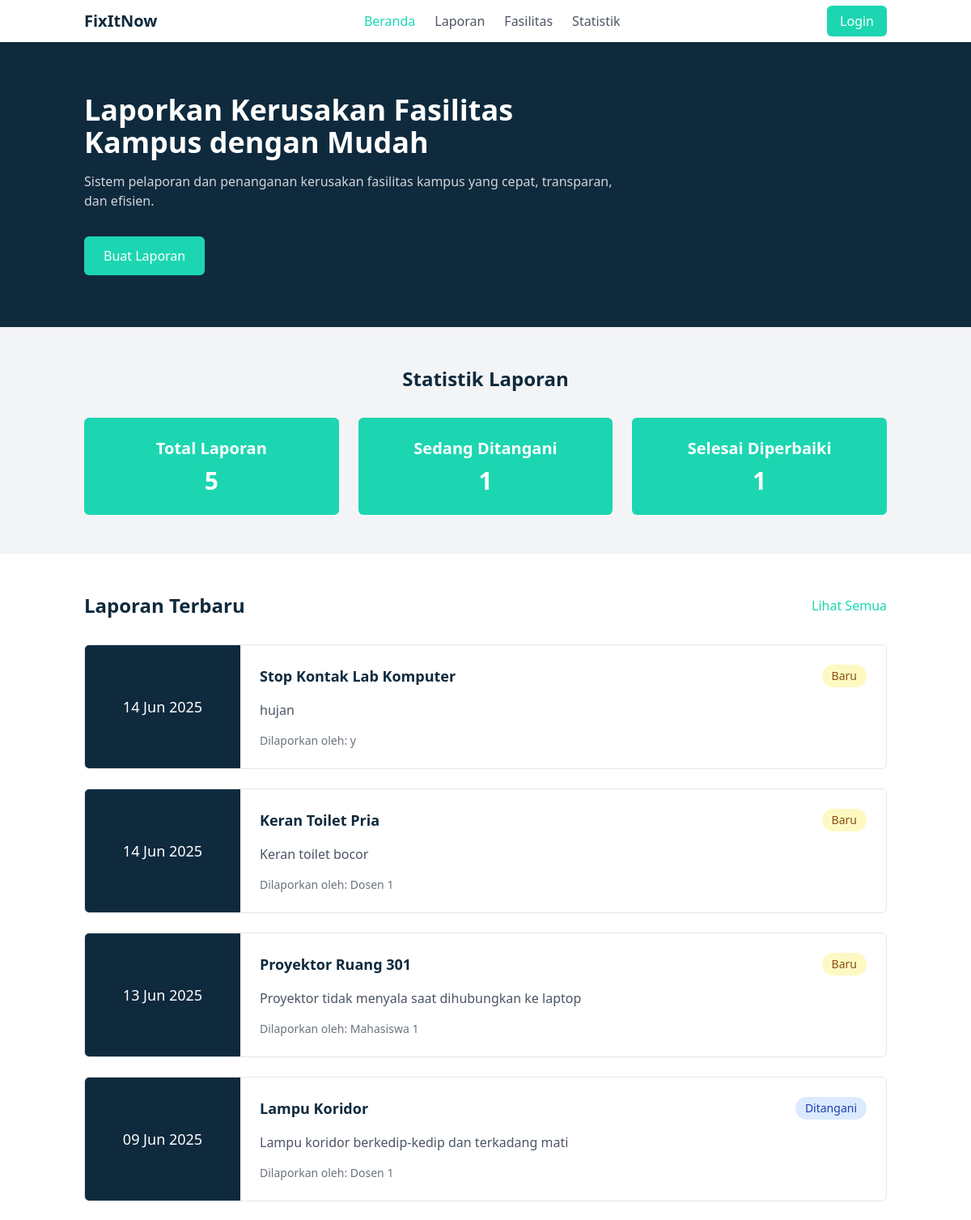
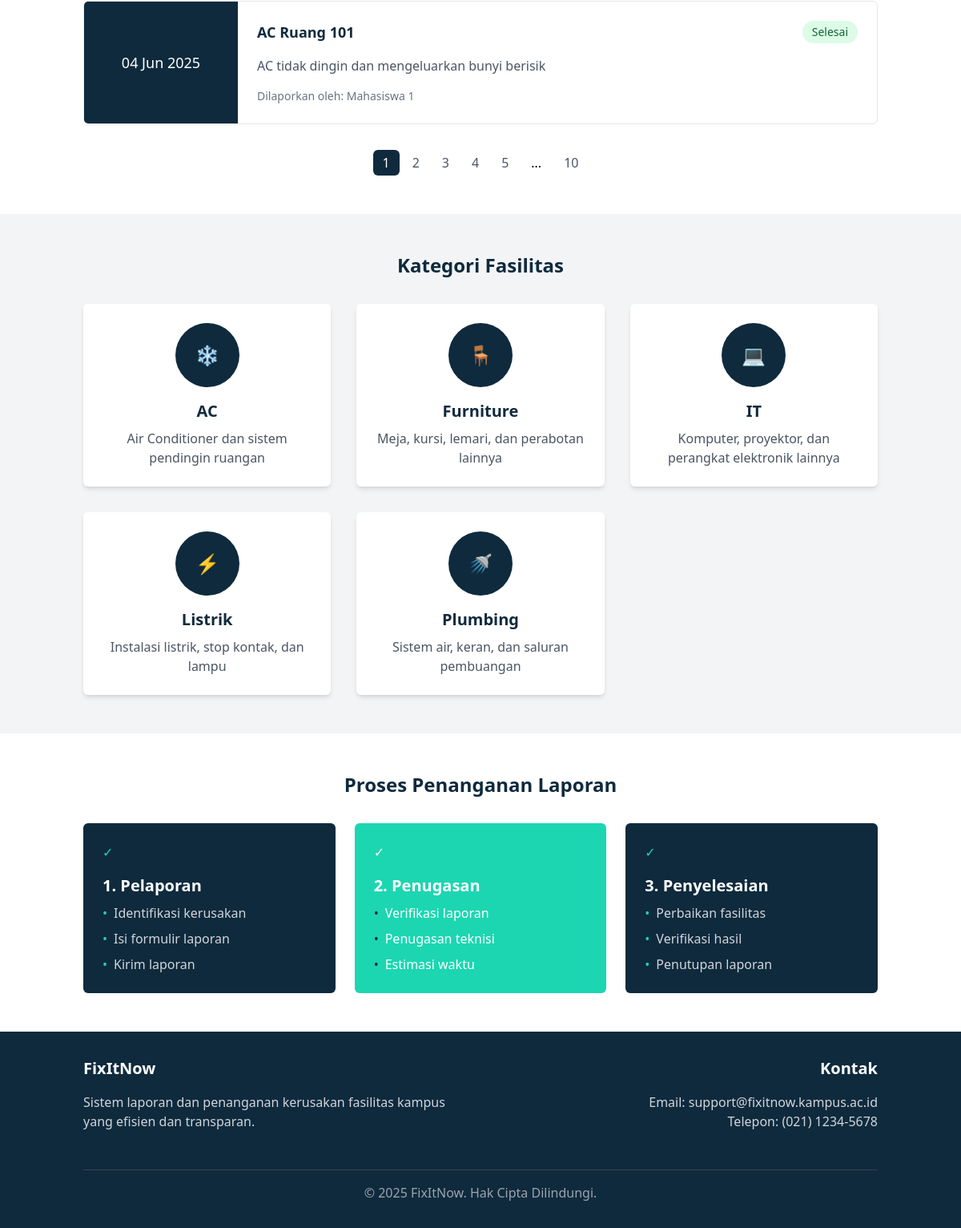
The page / on the database its author committed (2 pictures, top to bottom).
### tables this page shows
CREATE TABLE `laporan` (
  `id_laporan` int NOT NULL AUTO_INCREMENT,
  `id_pelapor` int NOT NULL,
  `id_fasilitas` int NOT NULL,
  `deskripsi_kerusakan` text NOT NULL,
  `status` enum('Baru','Ditangani','Selesai') NOT NULL DEFAULT 'Baru',
  `tanggal_lapor` datetime NOT NULL,
  `id_teknisi` int DEFAULT NULL,
  `estimasi_selesai` date DEFAULT NULL,
  `tanggal_selesai` datetime DEFAULT NULL,
  PRIMARY KEY (`id_laporan`),
  KEY `id_pelapor` (`id_pelapor`),
  KEY `id_fasilitas` (`id_fasilitas`),
  KEY `id_teknisi` (`id_teknisi`),
  CONSTRAINT `laporan_ibfk_1` FOREIGN KEY (`id_pelapor`) REFERENCES `users` (`id_user`),
  CONSTRAINT `laporan_ibfk_2` FOREIGN KEY (`id_fasilitas`) REFERENCES `fasilitas` (`id_fasilitas`),
  CONSTRAINT `laporan_ibfk_3` FOREIGN KEY (`id_teknisi`) REFERENCES `users` (`id_user`)
);

CREATE TABLE `fasilitas` (
  `id_fasilitas` int NOT NULL AUTO_INCREMENT,
  `nama_fasilitas` varchar(100) NOT NULL,
  `id_kategori` int NOT NULL,
  `lokasi` varchar(100) NOT NULL,
  PRIMARY KEY (`id_fasilitas`),
  KEY `id_kategori` (`id_kategori`),
  CONSTRAINT `fasilitas_ibfk_1` FOREIGN KEY (`id_kategori`) REFERENCES `kategori_fasilitas` (`id_kategori`)
);

CREATE TABLE `users` (
  `id_user` int NOT NULL AUTO_INCREMENT,
  `nama` varchar(100) NOT NULL,
  `email` varchar(100) NOT NULL,
  `password` varchar(255) NOT NULL,
  `role` enum('user','teknisi','admin') NOT NULL DEFAULT 'user',
  `created_at` timestamp NULL DEFAULT CURRENT_TIMESTAMP,
  PRIMARY KEY (`id_user`),
  UNIQUE KEY `email` (`email`)
);

CREATE TABLE `kategori_fasilitas` (
  `id_kategori` int NOT NULL AUTO_INCREMENT,
  `nama_kategori` varchar(50) NOT NULL,
  `deskripsi` text,
  PRIMARY KEY (`id_kategori`)
);

### models/Laporan.php (called while the page is built, shortened)
<?php
class Laporan {
    protected $pdo;
    public function __construct(PDO $db_connection) {
        $this->pdo = $db_connection;
    }
    public function getLatestReports($limit = 5) {
        try {
            $limit = (int)$limit;
            $query = "SELECT l.*, f.nama_fasilitas, u.nama as nama_pelapor
                      FROM laporan l
                      JOIN fasilitas f ON l.id_fasilitas = f.id_fasilitas
                      JOIN users u ON l.id_pelapor = u.id_user
                      ORDER BY l.tanggal_lapor DESC
                      LIMIT $limit";
            $stmt = $this->pdo->prepare($query);
            $stmt->execute();
            return $stmt->fetchAll(PDO::FETCH_ASSOC);
        } catch (PDOException $e) {
            throw new Exception("Error fetching reports: " . $e->getMessage());
        }
    }
    public function getTotalReports() {
        try {
            $stmt = $this->pdo->prepare("SELECT COUNT(*) as total FROM laporan");
            $stmt->execute();
            return $stmt->fetchColumn();
        } catch (PDOException $e) {
            throw new Exception("Error counting reports: " . $e->getMessage());
        }
    }
    public function getReportsByStatus($status) {
        try {
            $query = "SELECT l.*, f.nama_fasilitas, u.nama as nama_pelapor
                      FROM laporan l
                      JOIN fasilitas f ON l.id_fasilitas = f.id_fasilitas
                      JOIN users u ON l.id_pelapor = u.id_user
                      WHERE l.status = ?";
            $stmt = $this->pdo->prepare($query);
            $stmt->execute([$status]);
            return $stmt->fetchAll(PDO::FETCH_ASSOC);
        } catch (PDOException $e) {
            throw new Exception("Error fetching reports by status: " . $e->getMessage());
        }
    }
}
?>

### models/Fasilitas.php (called while the page is built, shortened)
<?php
class Fasilitas {
    private $conn;
    public function __construct($db) {
        $this->conn = $db;
    }
    public function getAllCategories() {
        $query = "SELECT * FROM kategori_fasilitas ORDER BY nama_kategori ASC";
        $stmt = $this->conn->prepare($query);
        $stmt->execute();
        return $stmt->fetchAll(PDO::FETCH_ASSOC);
    }
}
?>

### index.php (the view, shortened to what this page needs)
<?php
require_once 'models/Laporan.php';
require_once 'models/Fasilitas.php';
$db = new Database();
$conn = $db->getConnection();
$laporanModel = new Laporan($conn);
$fasilitasModel = new Fasilitas($conn);
$latestReports = $laporanModel->getLatestReports(5);
$totalReports = $laporanModel->getTotalReports();
$inProgressReports = $laporanModel->getReportsByStatus('Ditangani');
$completedReports = $laporanModel->getReportsByStatus('Selesai');
$categories = $fasilitasModel->getAllCategories();
?>
<!DOCTYPE html>
<html lang="id">
<head>
    <script src="https://cdn.tailwindcss.com"></script>
</head>
<body class="bg-gray-100">
    <nav class="bg-white shadow-md">
        <div class="container mx-auto px-4 py-3 flex justify-between items-center">
            <div class="flex items-center">
                <a href="index.php" class="text-primary font-bold text-xl">FixItNow</a>
            </div>
            <div class="hidden md:flex space-x-6">
                <a href="index.php" class="text-secondary font-medium">Beranda</a>
                <a href="laporan.php" class="text-gray-600 hover:text-secondary">Laporan</a>
                <a href="fasilitas.php" class="text-gray-600 hover:text-secondary">Fasilitas</a>
                <a href="statistik.php" class="text-gray-600 hover:text-secondary">Statistik</a>
            </div>
            <div>
                <?php if(isset($_SESSION['user_id'])): ?>
                    <div class="flex items-center space-x-4">
                        <a href="logout.php" class="bg-primary text-white px-4 py-2 rounded-md hover:bg-primary-light">Logout</a>
                    </div>
                <?php else: ?>
                    <a href="login.php" class="bg-secondary text-white px-4 py-2 rounded-md hover:bg-secondary-light">Login</a>
                <?php endif; ?>
            </div>
        </div>
    </nav>
    <section class="bg-primary text-white">
        <div class="container mx-auto px-4 py-16">
            <div class="max-w-2xl">
                <h1 class="text-3xl md:text-4xl font-bold mb-4">Laporkan Kerusakan Fasilitas Kampus dengan Mudah</h1>
                <p class="text-gray-300 mb-8">Sistem pelaporan dan penanganan kerusakan fasilitas kampus yang cepat, transparan, dan efisien.</p>
                <a href="buat-laporan.php" class="bg-secondary text-white px-6 py-3 rounded-md hover:bg-secondary-light inline-block">Buat Laporan</a>
            </div>
        </div>
    </section>
    <section class="py-12">
        <div class="container mx-auto px-4">
            <h2 class="text-2xl font-bold text-primary mb-8 text-center">Statistik Laporan</h2>
            <div class="grid grid-cols-1 md:grid-cols-3 gap-6">
                <div class="bg-secondary p-6 rounded-md text-white text-center">
                    <h3 class="text-xl font-bold mb-2">Total Laporan</h3>
                    <p class="text-3xl font-bold"><?= $totalReports ?></p>
                </div>
                <div class="bg-secondary p-6 rounded-md text-white text-center">
                    <h3 class="text-xl font-bold mb-2">Sedang Ditangani</h3>
                    <p class="text-3xl font-bold"><?= count($inProgressReports) ?></p>
                </div>
                <div class="bg-secondary p-6 rounded-md text-white text-center">
                    <h3 class="text-xl font-bold mb-2">Selesai Diperbaiki</h3>
                    <p class="text-3xl font-bold"><?= count($completedReports) ?></p>
                </div>
            </div>
        </div>
    </section>
    <section class="py-12 bg-white">
        <div class="container mx-auto px-4">
            <div class="flex justify-between items-center mb-8">
                <h2 class="text-2xl font-bold text-primary">Laporan Terbaru</h2>
                <a href="laporan.php" class="text-secondary hover:underline">Lihat Semua</a>
            </div>
            <div class="grid grid-cols-1 gap-6">
                <?php foreach($latestReports as $report): ?>
                <div class="border border-gray-200 rounded-md overflow-hidden flex flex-col md:flex-row">
                    <div class="bg-primary w-full md:w-48 p-4 flex items-center justify-center">
                        <span class="text-white text-lg font-medium"><?= date('d M Y', strtotime($report['tanggal_lapor'])) ?></span>
                    </div>
                    <div class="p-6 flex-1">
                        <div class="flex flex-wrap justify-between mb-4">
                            <h3 class="text-lg font-bold text-primary"><?= $report['nama_fasilitas'] ?></h3>
                            <span class="<?= getStatusClass($report['status']) ?> px-3 py-1 rounded-full text-sm">
                                <?= $report['status'] ?>
                            </span>
                        </div>
                        <p class="text-gray-600 mb-4"><?= $report['deskripsi_kerusakan'] ?></p>
                        <div class="flex items-center text-sm text-gray-500">
                            <span>Dilaporkan oleh: <?= $report['nama_pelapor'] ?></span>
                        </div>
                    </div>
                </div>
                <?php endforeach; ?>
            </div>
            <div class="flex justify-center mt-8">
                <nav class="flex items-center space-x-1">
                    <a href="#" class="px-3 py-1 bg-primary text-white rounded-md">1</a>
                    <a href="#" class="px-3 py-1 text-gray-600 hover:bg-gray-100 rounded-md">2</a>
                    <a href="#" class="px-3 py-1 text-gray-600 hover:bg-gray-100 rounded-md">3</a>
                    <a href="#" class="px-3 py-1 text-gray-600 hover:bg-gray-100 rounded-md">4</a>
                    <a href="#" class="px-3 py-1 text-gray-600 hover:bg-gray-100 rounded-md">5</a>
                    <span class="px-3 py-1">...</span>
                    <a href="#" class="px-3 py-1 text-gray-600 hover:bg-gray-100 rounded-md">10</a>
                </nav>
            </div>
        </div>
    </section>
    <section class="py-12">
        <div class="container mx-auto px-4">
            <h2 class="text-2xl font-bold text-primary mb-8 text-center">Kategori Fasilitas</h2>
            <div class="grid grid-cols-1 md:grid-cols-3 gap-8">
                <?php foreach($categories as $category): ?>
                <div class="bg-white p-6 rounded-md shadow-md text-center">
                    <div class="w-20 h-20 bg-primary rounded-full flex items-center justify-center mx-auto mb-4">
                        <span class="text-secondary text-2xl"><?= getCategoryIcon($category['nama_kategori']) ?></span>
                    </div>
                    <h3 class="text-xl font-bold text-primary mb-2"><?= $category['nama_kategori'] ?></h3>
                    <p class="text-gray-600"><?= $category['deskripsi'] ?></p>
                </div>
                <?php endforeach; ?>
            </div>
        </div>
    </section>
    <section class="py-12 bg-white">
        <div class="container mx-auto px-4">
            <h2 class="text-2xl font-bold text-primary mb-8 text-center">Proses Penanganan Laporan</h2>
            <div class="grid grid-cols-1 md:grid-cols-3 gap-6">
                <div class="bg-primary p-6 rounded-md">
                    <div class="text-secondary mb-4">✓</div>
                    <h3 class="text-white text-xl font-bold mb-2">1. Pelaporan</h3>
                    <ul class="text-gray-300 space-y-2">
                        <li class="flex items-start">
                            <span class="text-secondary mr-2">•</span>
                            <span>Identifikasi kerusakan</span>
                        </li>
                        <li class="flex items-start">
                            <span class="text-secondary mr-2">•</span>
                            <span>Isi formulir laporan</span>
                        </li>
                        <li class="flex items-start">
                            <span class="text-secondary mr-2">•</span>
                            <span>Kirim laporan</span>
                        </li>
                    </ul>
                </div>
                <div class="bg-secondary p-6 rounded-md">
                    <div class="text-white mb-4">✓</div>
                    <h3 class="text-white text-xl font-bold mb-2">2. Penugasan</h3>
                    <ul class="text-white space-y-2">
                        <li class="flex items-start">
                            <span class="text-primary mr-2">•</span>
                            <span>Verifikasi laporan</span>
                        </li>
                        <li class="flex items-start">
                            <span class="text-primary mr-2">•</span>
                            <span>Penugasan teknisi</span>
                        </li>
                        <li class="flex items-start">
                            <span class="text-primary mr-2">•</span>
                            <span>Estimasi waktu</span>
                        </li>
                    </ul>
                </div>
                <div class="bg-primary p-6 rounded-md">
                    <div class="text-secondary mb-4">✓</div>
                    <h3 class="text-white text-xl font-bold mb-2">3. Penyelesaian</h3>
                    <ul class="text-gray-300 space-y-2">
                        <li class="flex items-start">
                            <span class="text-secondary mr-2">•</span>
                            <span>Perbaikan fasilitas</span>
                        </li>
                        <li class="flex items-start">
                            <span class="text-secondary mr-2">•</span>
                            <span>Verifikasi hasil</span>
                        </li>
                        <li class="flex items-start">
                            <span class="text-secondary mr-2">•</span>
                            <span>Penutupan laporan</span>
                        </li>
                    </ul>
                </div>
            </div>
        </div>
    </section>
    <footer class="bg-primary text-white py-8">
        <div class="container mx-auto px-4">
            <div class="grid grid-cols-1 md:grid-cols-2 gap-8">
                <div>
                    <h3 class="text-xl font-bold mb-4">FixItNow</h3>
                    <p class="text-gray-300 mb-4">Sistem laporan dan penanganan kerusakan fasilitas kampus yang efisien dan transparan.</p>
                </div>
                <div class="md:text-right">
                    <h3 class="text-xl font-bold mb-4">Kontak</h3>
                    <p class="text-gray-300">Email: support@fixitnow.kampus.ac.id</p>
                    <p class="text-gray-300">Telepon: (021) 1234-5678</p>
                </div>
            </div>
            <div class="border-t border-gray-700 mt-8 pt-4 text-center text-gray-400">
                <p>&copy; <?= date('Y') ?> FixItNow. Hak Cipta Dilindungi.</p>
            </div>
        </div>
    </footer>
    <?php
    function getStatusClass($status) {
        switch($status) {
            case 'Baru':
                return 'bg-yellow-100 text-yellow-800';
            case 'Ditangani':
                return 'bg-blue-100 text-blue-800';
            case 'Selesai':
                return 'bg-green-100 text-green-800';
        }
    }
    function getCategoryIcon($category) {
        switch($category) {
            case 'AC':
                return '❄';
            case 'Listrik':
                return '⚡';
            case 'Plumbing':
                return '🚿';
            case 'Furniture':
                return '🪑';
            case 'IT':
                return '💻';
        }
    }
    ?>
</body>
</html>

### rows shown on the page
laporan: tanggal_lapor "14 Jun 2025", id_fasilitas.nama_fasilitas "Stop Kontak Lab Komputer", status "Baru", deskripsi_kerusakan "hujan", id_pelapor.nama "y"
laporan: tanggal_lapor "14 Jun 2025", id_fasilitas.nama_fasilitas "Keran Toilet Pria", status "Baru", deskripsi_kerusakan "Keran toilet bocor", id_pelapor.nama "Dosen 1"
laporan: tanggal_lapor "13 Jun 2025", id_fasilitas.nama_fasilitas "Proyektor Ruang 301", status "Baru", deskripsi_kerusakan "Proyektor tidak menyala saat dihubungkan ke laptop", id_pelapor.nama "Mahasiswa 1"
laporan: tanggal_lapor "09 Jun 2025", id_fasilitas.nama_fasilitas "Lampu Koridor", status "Ditangani", deskripsi_kerusakan "Lampu koridor berkedip-kedip dan terkadang mati", id_pelapor.nama "Dosen 1"
laporan: tanggal_lapor "04 Jun 2025", id_fasilitas.nama_fasilitas "AC Ruang 101", status "Selesai", deskripsi_kerusakan "AC tidak dingin dan mengeluarkan bunyi berisik", id_pelapor.nama "Mahasiswa 1"
kategori_fasilitas: nama_kategori "❄", nama_kategori "AC", deskripsi "Air Conditioner dan sistem pendingin ruangan"
kategori_fasilitas: nama_kategori "🪑", nama_kategori "Furniture", deskripsi "Meja, kursi, lemari, dan perabotan lainnya"
kategori_fasilitas: nama_kategori "💻", nama_kategori "IT", deskripsi "Komputer, proyektor, dan perangkat elektronik lainnya"
kategori_fasilitas: nama_kategori "⚡", nama_kategori "Listrik", deskripsi "Instalasi listrik, stop kontak, dan lampu"
kategori_fasilitas: nama_kategori "🚿", nama_kategori "Plumbing", deskripsi "Sistem air, keran, dan saluran pembuangan"

### other values the page prints
$totalReports "5"
count($inProgressReports) "1"
count($completedReports) "1"
